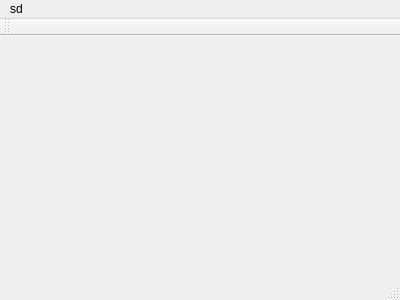
<?xml version="1.0" encoding="UTF-8"?>
<ui version="4.0">
 <class>MainWindow</class>
 <widget class="QMainWindow" name="MainWindow">
  <property name="geometry">
   <rect>
    <x>0</x>
    <y>0</y>
    <width>400</width>
    <height>300</height>
   </rect>
  </property>
  <property name="windowTitle">
   <string>MainWindow</string>
  </property>
  <widget class="QWidget" name="centralWidget"/>
  <widget class="QMenuBar" name="menuBar">
   <property name="geometry">
    <rect>
     <x>0</x>
     <y>0</y>
     <width>400</width>
     <height>26</height>
    </rect>
   </property>
   <widget class="QMenu" name="menusd">
    <property name="title">
     <string>sd</string>
    </property>
   </widget>
   <addaction name="menusd"/>
  </widget>
  <widget class="QToolBar" name="mainToolBar">
   <attribute name="toolBarArea">
    <enum>TopToolBarArea</enum>
   </attribute>
   <attribute name="toolBarBreak">
    <bool>false</bool>
   </attribute>
  </widget>
  <widget class="QStatusBar" name="statusBar"/>
  <action name="action">
   <property name="text">
    <string>\</string>
   </property>
  </action>
 </widget>
 <layoutdefault spacing="6" margin="11"/>
 <resources/>
 <connections/>
</ui>
